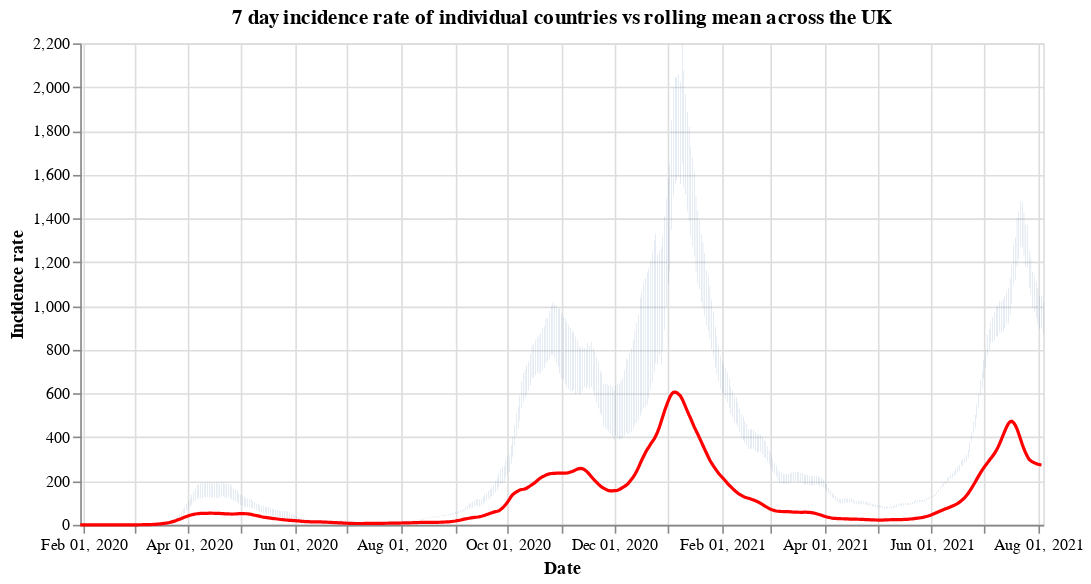

The cell this chart's notebook holds for it:
### Code cell
#collapse
countries = uk_cases['areaName'].unique()
countries.sort()

selection = alt.selection_single(
    name='Select',
    fields=['areaName'],
    init={'areaName': 'Wales'},
    bind={'areaName': alt.binding_select(options=countries)}
)

# scatter plot, modify opacity based on selection
bars = alt.Chart(uk_cases).mark_bar().add_selection(
    selection
).encode(
    x=alt.X("yearmonthdate(date):T", axis=alt.Axis(title='Date')),
    y=alt.Y("weeklyCasesRate:Q", axis=alt.Axis(title='Incidence rate')),
    tooltip='weeklyCasesRate:Q',
    opacity=alt.condition(selection, alt.value(1), alt.value(0))
).properties(title=f'7 day incidence rate of individual countries vs rolling mean across the UK', width=600)

line = alt.Chart(overview_cases).mark_line(
    color='red',
    size=2,
).transform_window(
    rolling_mean='mean(weeklyCasesRate)',
    frame=[0, 7]
).encode(
    x='yearmonthdate(date):T',
    y='rolling_mean:Q'
)

alt.layer(bars, line)

### Figure 1 — Vega-Lite specification as saved in the notebook (floating-point values rounded to 4 significant figures; data arrays with more than 128 entries replaced by an {"elided": "..."} marker saying what was removed)
{"config": {"view": {"continuousWidth": 400, "continuousHeight": 300}}, "layer": [{"data": {"name": "data-f7fb9f073d5f6796c5a8d42cf650bd01"}, "mark": "bar", "encoding": {"opacity": {"condition": {"value": 1, "selection": "Select"}, "value": 0}, "tooltip": {"type": "quantitative", "field": "weeklyCasesRate"}, "x": {"type": "temporal", "axis": {"title": "Date"}, "field": "date", "timeUnit": "yearmonthdate"}, "y": {"type": "quantitative", "axis": {"title": "Incidence rate"}, "field": "weeklyCasesRate"}}, "selection": {"Select": {"type": "single", "fields": ["areaName"], "init": {"areaName": "Wales"}, "bind": {"areaName": {"input": "select", "options": ["England", "Northern Ireland", "Scotland", "Wales"]}}}}, "title": "7 day incidence rate of individual countries vs rolling mean across the UK", "width": 600}, {"data": {"name": "data-c05ad968fad71cbf25359d50d810b44f"}, "mark": {"type": "line", "color": "red", "size": 2}, "encoding": {"x": {"type": "temporal", "field": "date", "timeUnit": "yearmonthdate"}, "y": {"type": "quantitative", "field": "rolling_mean"}}, "transform": [{"window": [{"op": "mean", "field": "weeklyCasesRate", "as": "rolling_mean"}], "frame": [0, 7]}]}], "$schema": "https://vega.github.io/schema/vega-lite/v4.8.1.json", "datasets": {"data-f7fb9f073d5f6796c5a8d42cf650bd01": {"elided": "2116 records"}, "data-c05ad968fad71cbf25359d50d810b44f": {"elided": "552 records"}}}
